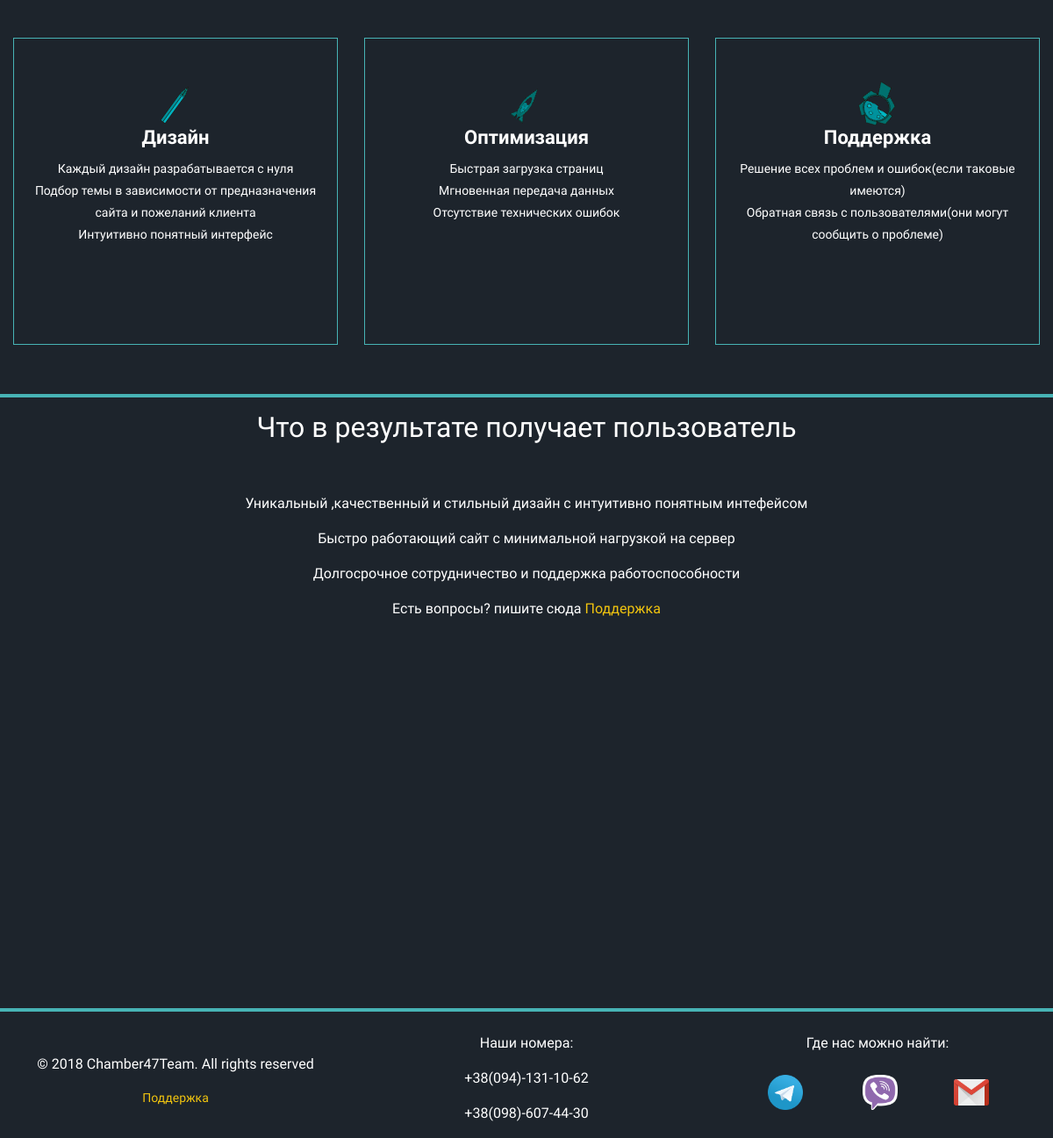
Page /main/ (lower part) on the earlier database version.
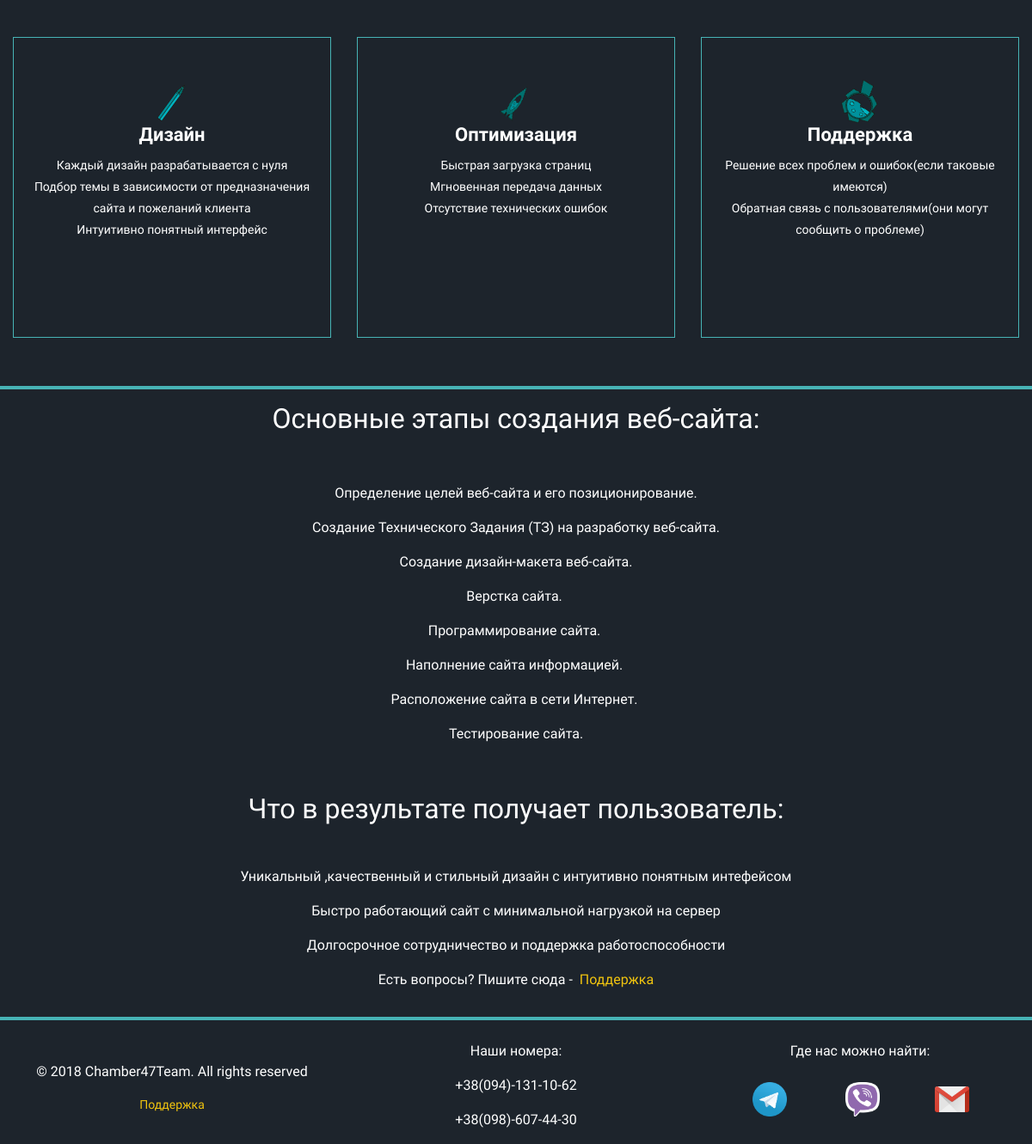
Same page on the later database version.
### main_app/models.py (models this page shows, shortened)
class Index(models.Model):
    class Meta:
        ordering = ['title']
        verbose_name = 'Описание на главной странице'
        verbose_name_plural = 'Описание на главной странице'
    title = models.CharField(max_length=100, db_index=True, verbose_name='Название')
    description = RichTextUploadingField(blank=True, verbose_name='Описание')

### main_app/views.py (the view)
# urls.py: path('', views.index, name='index'),
def index(request):
    index_elements = Index.objects.all()
    return render(request, 'main_app/index.html', {
        'index_elements': index_elements
    })

### templates/main_app/index.html (shortened to what this page needs)
{% extends 'base.html' %}
    {% load static %}
    {% block row %}
        <div class="row" style="margin-right: 0; margin-left: 0; min-height: 450px;border-bottom: 4px solid #47B3B5;" >
            <div class="col-12 col-lg-4">
                <div class="serviceBox">
                    <div class="service-icon">
                        <i class="gear-new"></i>
                    </div>
                    <div class="service-content">
                         <h3 class="title" >Дизайн</h3><p class="description">
                            Каждый дизайн разрабатывается с нуля<br>
                            Подбор темы в зависимости от предназначения<br>
                               сайта и пожеланий клиента<br>
                             Интуитивно понятный интерфейс
                         </p>
                    </div>
                </div>
            </div>
            <div class="col-12 col-lg-4">
                <div class="serviceBox">
                    <div class="service-icon">
                        <i class="rocket-new"></i>
                    </div>
                    <div class="service-content">
                        <h3 class="title">Оптимизация</h3>
                        <p class="description">
                            Быстрая загрузка страниц<br>
                            Мгновенная передача данных<br>
                            Отсутствие технических ошибок<br>
                        </p>
                    </div>
                </div>
            </div>
            <div class="col-12 col-lg-4">
                <div class="serviceBox">
                    <div class="service-icon">
                        <i class="pen-new"></i>
                    </div>
                    <div class="service-content">
                        <h3 class="title">Поддержка</h3>
                        <p class="description">
                            Решение всех проблем и ошибок(если таковые имеются)<br>
                            Обратная связь с пользователями(они могут сообщить о проблеме)
                        </p>
                    </div>
                </div>
            </div>
        </div>
    {% endblock %}
    {% block content %}
         <div class="col-12" style="text-align: center">
            {% for index in index_elements %}
                <h2>{{ index.title }}</h2>
                <br>
                <br>
                {% autoescape off %}{{ index.description }}{% endautoescape %}
            {% endfor %}
        </div>
    {% endblock %}

### templates/base.html (shortened to what this page needs)
<!DOCTYPE html>
<html lang="en">
<head>
    {% load static %}
    <link rel="stylesheet" href = "{% static 'css/styles.css' %}">
    <link rel="stylesheet" href = "{% static 'css/bootstrap-menu.css' %}">
    <link rel="stylesheet" href = "{% static 'css/fonts.css' %}">
    <link rel="stylesheet" href="https://maxcdn.bootstrapcdn.com/bootstrap/4.0.0/css/bootstrap.min.css">
</head>
<body>
    <div class="container-fluid" style="padding: 0">
        {% block row  %}
        {% endblock %}
        <div class="row content-row" style="margin-right: 0; margin-left: 0;">
            {% block content %}
            {% endblock %}
        </div>
        <div class="row footer-row" style="margin-right: 0; margin-left: 0;">
            <div class="col-12 col-lg-4">
                <br>
                <br>
                <p align="center">© 2018 Chamber47Team. All rights reserved</p>
                <p align="center" style="font-size: 14px"><a  style="color: #f1c40f" href="{% url 'forms_app:support' %}">Поддержка</a></p>
            </div>
            <div class="col-12 col-lg-4">
                <br>
                <p align="center">Наши номера:</p>
                <p align="center">+38(094)-131-10-62</p> <p align="center">+38(098)-607-44-30</p>
            </div>
            <div class="col-12 col-lg-4">
                <br>
                <p align="center">Где нас можно найти:</p>
                <br>
                <a class="telegram" href="https://t.me/Chamber47"></a>
                <a class="viber" href="viber://add?number=380662004294"></a>
                <a class="gmail" href="mailto:developerspython385@gmail.com"></a>
            </div>
        </div>
    </div>
</body>
</html>

### main_app/static/css/styles.css (style rules this page uses)
.container-fluid { background-color: #1d242c; color: #ffffff; margin-right: 0; margin-left: 0; font-family: 'Poor Story', cursive; }
.content-row { min-height: 700px; padding: 15px; border-bottom: 4px solid #47B3B5; font-family: 'Poor Story', cursive; }
.serviceBox { top: 40px; border: 1px solid #47B3B5; text-align: center; padding: 50px 0; overflow: hidden; position: relative; z-index: 1; transition: all 0.5s ease 0s; min-height: 350px; }
.serviceBox:before, .serviceBox:after { content: ""; width: 200%; height: 200%; background: #1d242c; position: absolute; top: 0; left: 0; z-index: -1; transition: all 1s ease 0.1s; }
.serviceBox:before { background: #47B3B5; }
.serviceBox .service-content { color: #fff; line-height: 25px; padding: 0 20px 20px; }
.serviceBox .title { font-size: 22px; font-weight: 700; margin-bottom: 10px; }
.serviceBox .description { font-size: 14px; }
.serviceBox i.gear-new { background: url(/static/main_app/img/pen-no.png); background-size: 50px 50px; transform: rotate(40grad); margin: auto; display: block; width: 50px; height: 50px; opacity: 1; }
.serviceBox i.rocket-new { background: url(/static/main_app/img/rocket-no.png); background-size: 50px 50px; transform: rotate(40grad); margin: auto; display: block; width: 50px; height: 50px; opacity: 1; }
.serviceBox i.pen-new { background: url(/static/main_app/img/gear-yes.png); background-size: 50px 50px; transform: rotate(40grad); margin: auto; display: block; width: 50px; height: 50px; opacity: 1; }
.telegram { background: url(/static/main_app/img/telegram.png); background-size: 40px 40px; display: inline-block; width: 40px; height: 40px; position: absolute; margin-left: 15%; top: 50%; }
.viber { background: url(/static/main_app/img/viber.png); background-size: 40px 40px; display: block; width: 40px; height: 40px; position: absolute; margin-left: 42%; top: 50%; }
.gmail { background: url(/static/main_app/img/gmail.png); background-size: 40px 40px; display: block; width: 40px; height: 40px; position: absolute; margin-left: 68%; top: 50%; }

Differences in the rows shown:
removed Index: title "Что в результате получает пользователь", description "Уникальный ,качественный и стильный дизайн с интуитивно понятным интефейсом Быстро работающий сайт с минимальной нагрузкой на сервер Долгосрочное сотрудничество и поддержка работоспособности Есть вопросы? пишите сюда Поддержка"
added Index: title "Основные этапы создания веб-сайта:", description "Определение целей веб-сайта и его позиционирование. Создание Технического Задания (ТЗ) на разработку веб-сайта. Создание дизайн-макета веб-сайта. Верстка сайта. Программирование сайта. Наполнение сайта информацией. Расположение сайта в сети Интернет. Тестирование сайта. Что в результате получает пользователь: Уникальный ,качественный и стильный дизайн с интуитивно понятным интефейсом Быстро работающий сайт с минимальной нагрузкой на сервер Долгосрочное сотрудничество и поддержка работоспособности Есть вопросы? Пишите сюда - Поддержка"
